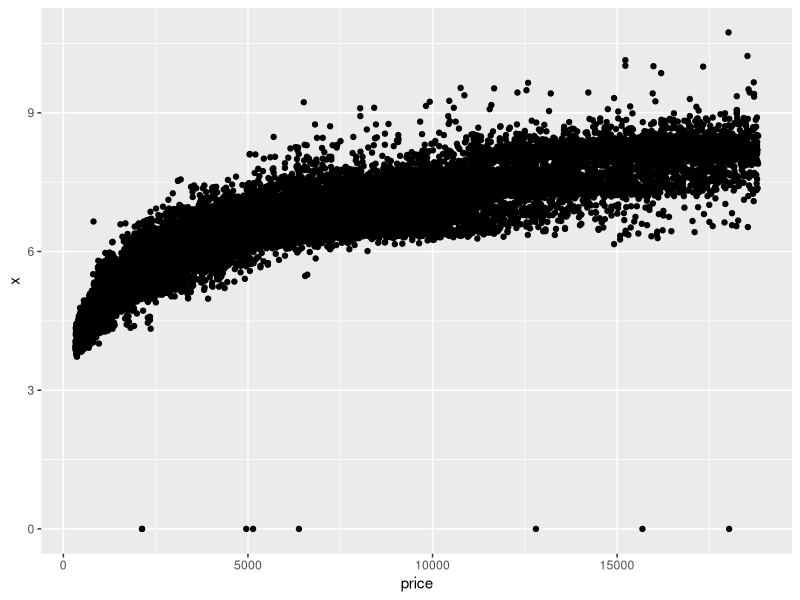
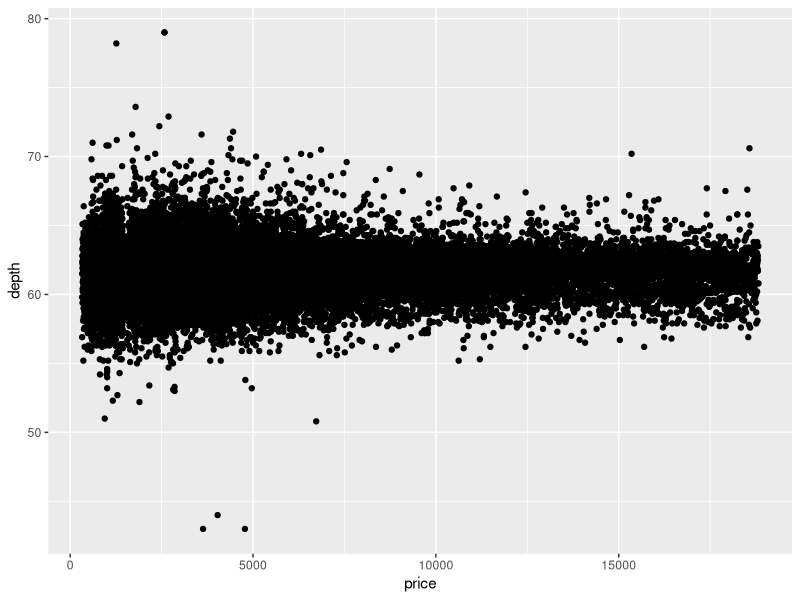
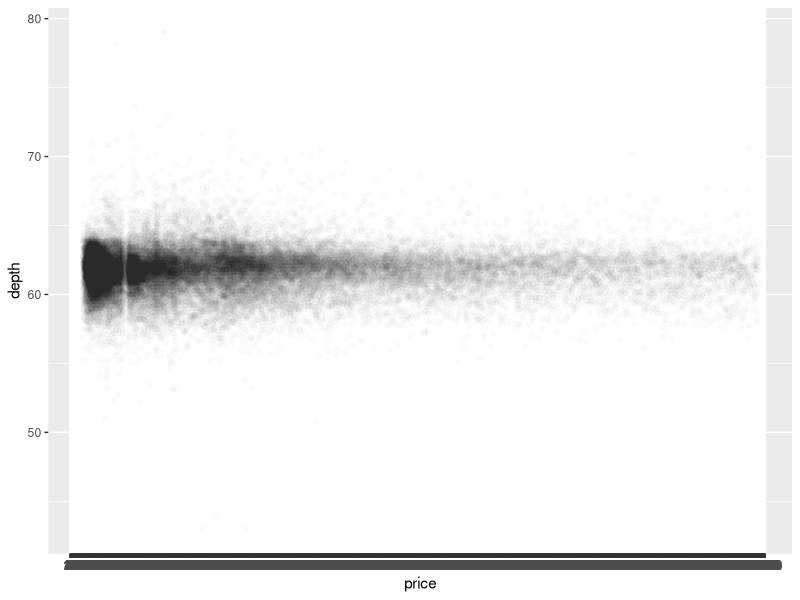
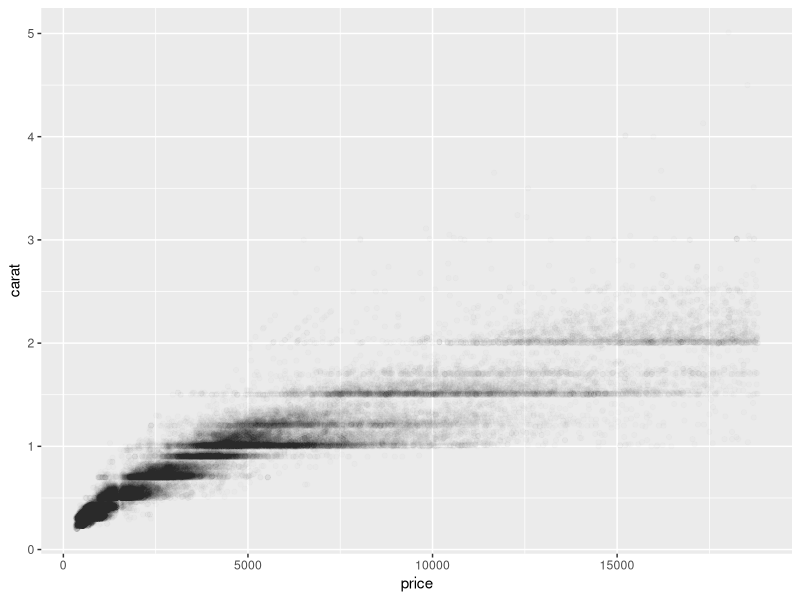
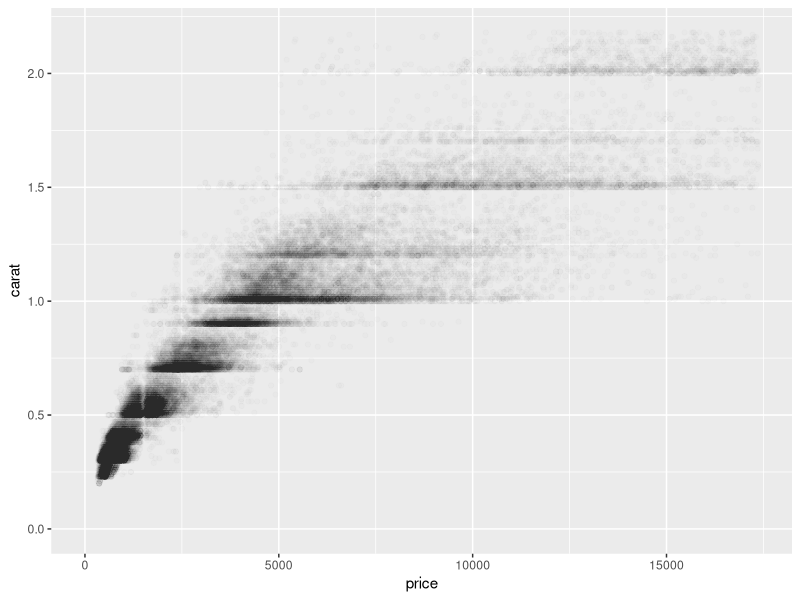
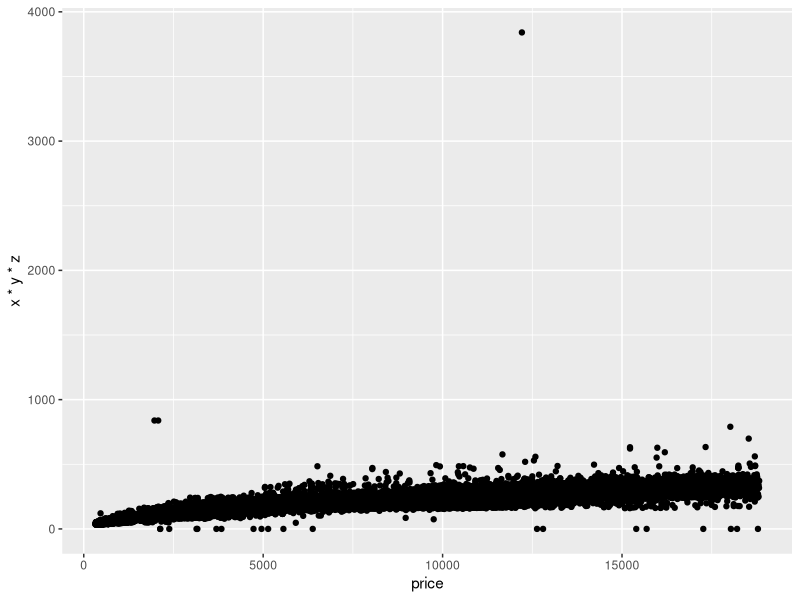
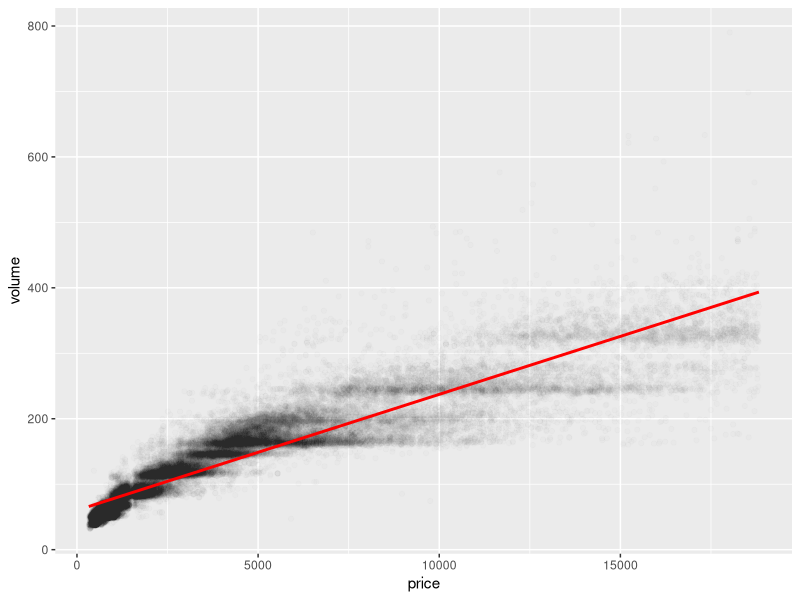
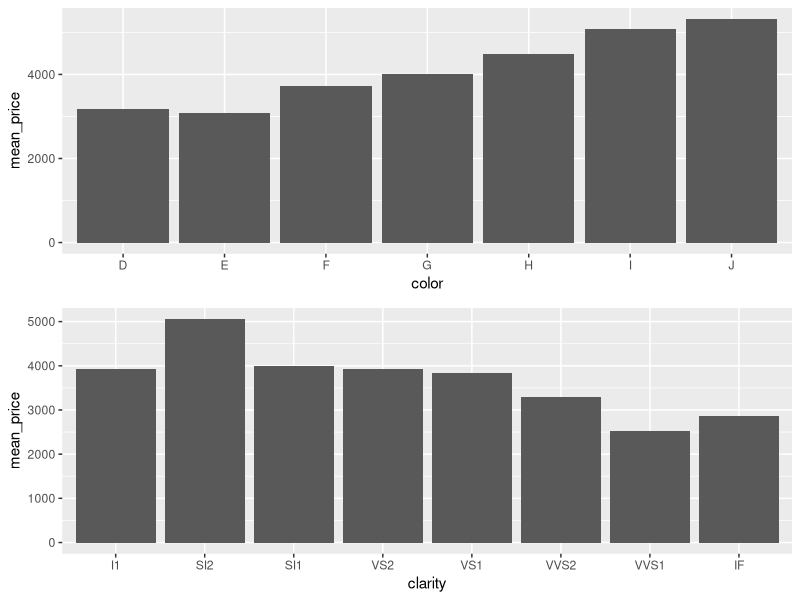

Generate these figures, in order, with R:
## ---- chunk 1
library(ggplot2)
summary(diamonds)
## ---- chunk 2
ggplot(data = diamonds, aes(x = price, y = x)) +
  geom_point()
## ---- chunk 3
cor.test(diamonds$price, diamonds$x)
cor.test(diamonds$price, diamonds$y)
cor.test(diamonds$price, diamonds$z)
## ---- chunk 4
ggplot(data = diamonds, aes(x = price, y = depth)) +
  geom_point()
## ---- chunk 5
range(diamonds$price)
## ---- chunk 6
ggplot(data = diamonds, aes(x = price, y = depth)) +
  geom_point(alpha = 1/100) +
  scale_x_continuous(breaks = seq(0, 19000,2))
## ---- chunk 7
cor.test(diamonds$price, diamonds$depth)
## ---- chunk 8
ggplot(data = diamonds, aes(x = price, y = carat)) +
  geom_point(alpha = 1/100) 
## ---- chunk 9
ggplot(data = diamonds, aes(x = price, y = carat)) +
  geom_point(alpha = 1/100) +
  xlim(0, quantile(diamonds$price, 0.99)) +
  ylim(0, quantile(diamonds$carat, 0.99))
## ---- chunk 10
ggplot(data = diamonds, aes(x = price, y = x * y * z)) +
  geom_point()
## ---- chunk 11
diamonds$volume <- diamonds$x * diamonds$y * diamonds$z
volume_group <- subset(diamonds, volume < 800 & volume > 0)
cor.test(volume_group$price,volume_group$volume)
## ---- chunk 12
ggplot(aes(x = price, y = volume), data = volume_group ) +
  geom_point(alpha = 1/100) +
  geom_smooth(method = 'lm', color = 'red')
## ---- chunk 13
suppressMessages(library(dplyr))
diamonds_by_clarity <- group_by(diamonds, clarity)
diamondsByClarity <- summarise(diamonds_by_clarity, 
          mean_price = mean(price),
          median_price = median(price),
          min_price = min(price),
          max_price = max(price),
          n = n())
diamondsByClarity <- arrange(diamondsByClarity, clarity)
## ---- chunk 14
diamonds_by_clarity <- group_by(diamonds, clarity)
diamonds_mp_by_clarity <- summarise(diamonds_by_clarity, mean_price = mean(price))

diamonds_by_color <- group_by(diamonds, color)
diamonds_mp_by_color <- summarise(diamonds_by_color, mean_price = mean(price))
## ---- chunk 15
library(gridExtra)
p1 <- ggplot(diamonds_mp_by_clarity,aes(clarity, mean_price)) +
  geom_col()

p2 <- ggplot(diamonds_mp_by_color,aes(color, mean_price)) +
  geom_col()
grid.arrange(p2, p1, ncol = 1)
## ---- chunk 16
head(diamonds_mp_by_clarity)
head(diamonds_mp_by_color)
